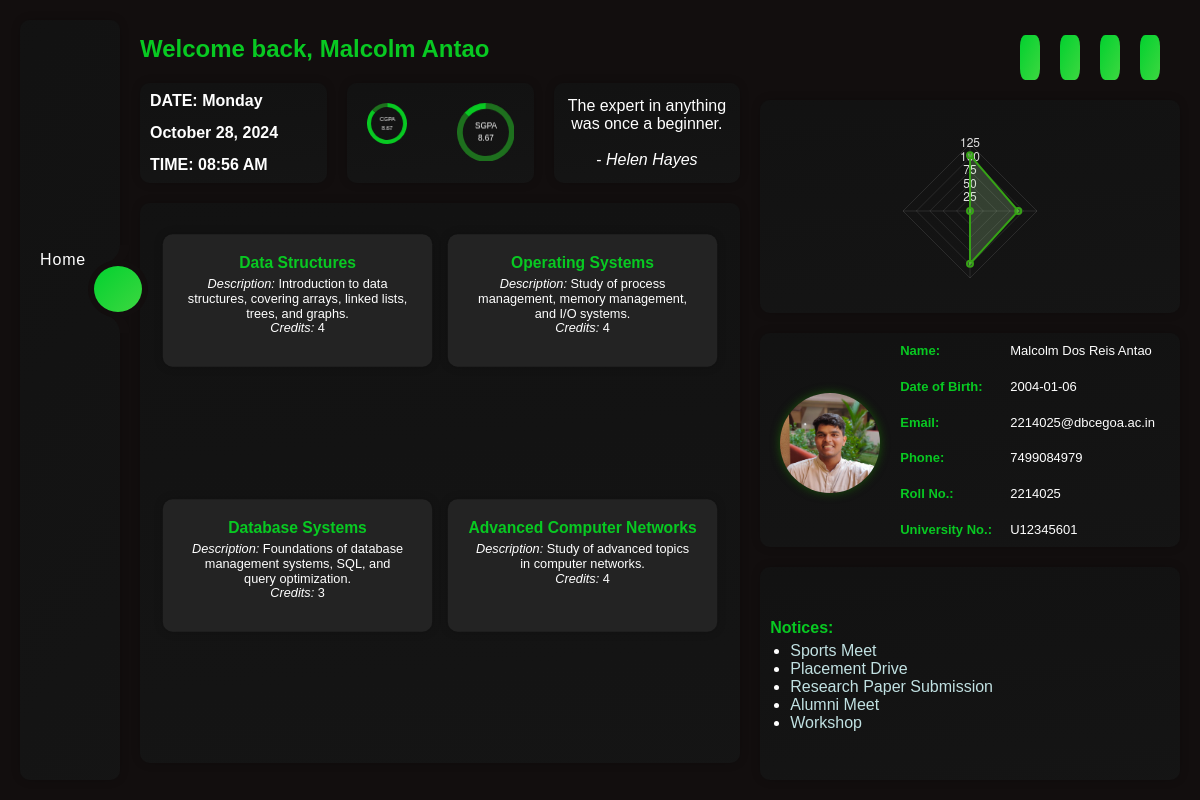
Page /PHP/StudentLanding.php (signed in) on the earlier database version.
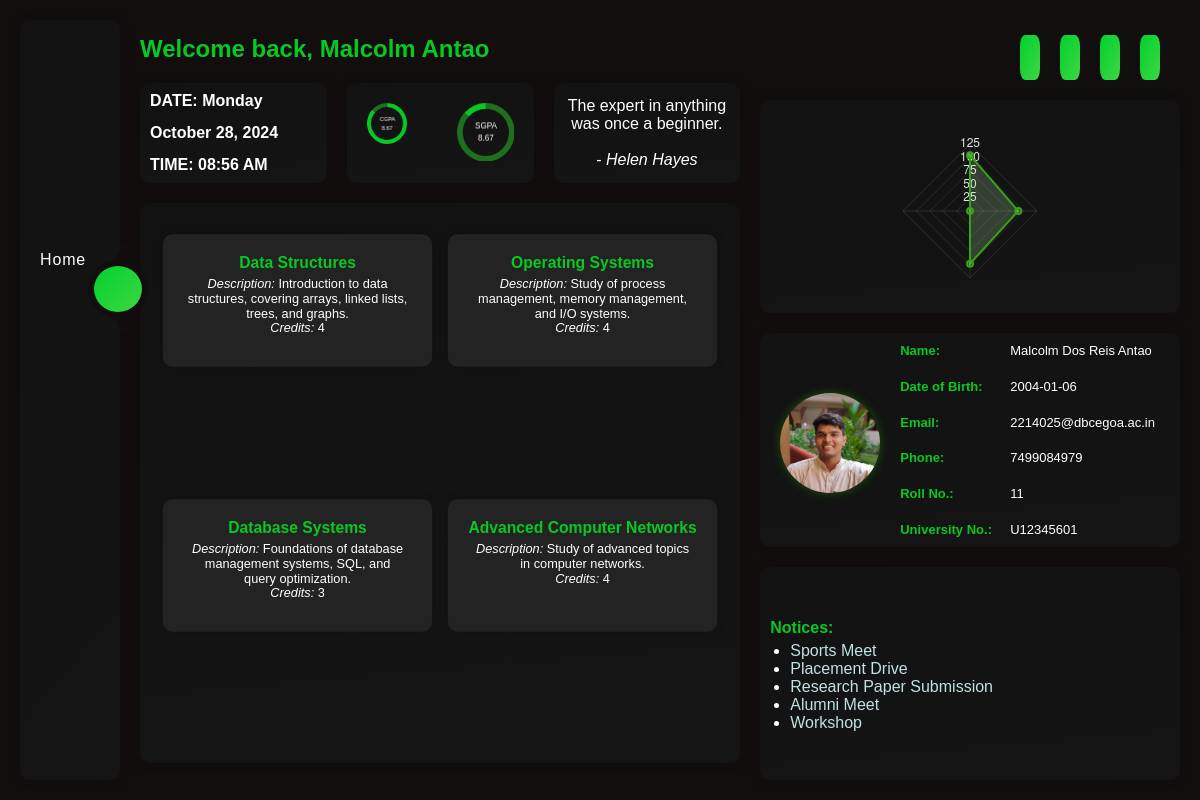
Same page on the later database version.
### tables this page shows
CREATE TABLE `students` (
  `Student_ID` int(11) NOT NULL,
  `First_Name` varchar(50) NOT NULL,
  `Middle_Name` varchar(50) DEFAULT NULL,
  `Last_Name` varchar(50) NOT NULL,
  `Gender` enum('M','F','X') NOT NULL,
  `Roll_No` int(11) NOT NULL,
  `University_No` varchar(50) NOT NULL,
  `Date_Of_Birth` date DEFAULT NULL,
  `Email` varchar(150) DEFAULT NULL,
  `PhoneNo` varchar(15) DEFAULT NULL,
  `Current_Semester` varchar(20) NOT NULL,
  `Profile_Picture` varchar(255) DEFAULT NULL,
  `Bio` text DEFAULT NULL,
  `Department_ID` int(11) DEFAULT NULL
);

CREATE TABLE `quotes` (
  `Quote_ID` int(11) NOT NULL,
  `Quote` text NOT NULL,
  `Author` varchar(100) NOT NULL
);

CREATE TABLE `grades` (
  `Grade_ID` int(11) NOT NULL,
  `Student_ID` int(11) NOT NULL,
  `Course_ID` int(11) NOT NULL,
  `Semester` varchar(20) NOT NULL,
  `Year` int(11) NOT NULL,
  `IT1` decimal(5,2) DEFAULT NULL,
  `IT2` decimal(5,2) DEFAULT NULL,
  `IT3` decimal(5,2) DEFAULT NULL,
  `Sem` decimal(5,2) DEFAULT NULL
);

CREATE TABLE `courses` (
  `Course_ID` int(11) NOT NULL,
  `course_code` varchar(50) NOT NULL,
  `CourseName` varchar(100) NOT NULL,
  `Description` varchar(255) NOT NULL,
  `Credits` int(11) NOT NULL,
  `Department_ID` int(11) NOT NULL,
  `Semester` varchar(10) NOT NULL,
  `Enrollment_Type_ID` int(11) DEFAULT NULL
);

CREATE TABLE `announcements` (
  `Announcement_ID` int(11) NOT NULL,
  `Title` varchar(100) NOT NULL,
  `Content` varchar(500) NOT NULL,
  `Posting_Date` date NOT NULL,
  `Author_ID` int(11) NOT NULL
);

### PHP/StudentLanding.php (the view, shortened to what this page needs)
<?php
include 'Connection.php';
$student_id = $_SESSION['student_id'];
$sql = "SELECT First_Name, Middle_Name, Last_Name, Roll_No, University_No, Date_Of_Birth, Email, PhoneNo, Current_Semester, Bio, Profile_Picture
        FROM Students
        WHERE Student_ID = :student_id";
$stmt = $pdo->prepare($sql);
$stmt->execute(['student_id' => $student_id]);
$profile = $stmt->fetch(PDO::FETCH_ASSOC);
$student_name = $profile['First_Name'] . " " . $profile['Last_Name'];
$sql = "SELECT c.CourseName, c.Credits, c.Description, g.Semester, g.Year, g.IT1, g.IT2, g.IT3, g.Sem
        FROM Enrolls_In e
        JOIN Courses c ON e.Course_ID = c.Course_ID
        LEFT JOIN Grades g ON e.Course_ID = g.Course_ID AND e.Student_ID = g.Student_ID
        WHERE e.Student_ID = :student_id";
$stmt = $pdo->prepare($sql);
$stmt->execute(['student_id' => $student_id]);
$courses = $stmt->fetchAll(PDO::FETCH_ASSOC);
try {
    $pdo = new PDO("mysql:host=$host;dbname=$dbname", $user, $pass);
    $pdo->setAttribute(PDO::ATTR_ERRMODE, PDO::ERRMODE_EXCEPTION);
    $sql = "SELECT Quote, Author FROM quotes ORDER BY RAND() LIMIT 1";
    $stmt = $pdo->prepare($sql);
    $stmt->execute();
    $quoteData = $stmt->fetch(PDO::FETCH_ASSOC);
    if ($quoteData) {
        $quote = $quoteData['Quote'];
        $author = $quoteData['Author'];
    } else {
        $quote = "No quote found.";
        $author = "";
    }
} catch (PDOException $e) {
    echo "Database error: " . $e->getMessage();
}
$sql = "SELECT Announcement_ID, Title
        FROM Announcements
        ORDER BY Posting_Date DESC
        LIMIT 5";
$stmt = $pdo->prepare($sql);
$stmt->execute();
$announcements = $stmt->fetchAll(PDO::FETCH_ASSOC);
$query = "SELECT Profile_Picture FROM students WHERE Student_ID = :student_id";
$stmt = $pdo->prepare($query);
$stmt->bindParam(':student_id', $student_id);
$stmt->execute();
$profilePicture = $stmt->fetchColumn();
?>
<!DOCTYPE html>
<html lang="en">
<head>
    <link rel="stylesheet" href="../CSS/Preloader.css">
</head>
<body>
    <div class="container">
        <div class="navigation gradient-sidebar">
            <ul>
                <li class="list active">
                    <a href="../PHP/StudentLanding.php">
                        <span class="text">Home</span>
                    </a>
                </li>
                <li class="list ">
                </li>
                <li class="list">
                </li>
                <li class="list">
                </li>
                <div class="indicator gradient-bg"></div>
            </ul>
        </div>
        <div class="main-content">
            <div class="column-2">
                <div class="search-bar">
                    <h2>Welcome back, <?php echo htmlspecialchars($student_name); ?></h2>
                </div>
                <div class="date-gpa">
                    <div class="small-block gradient-card" id="date-block">
                        <p id="date-time" style="text-align:start; font-size:medium; line-height:2em; font-weight:bolder"></p>
                    </div>
                    <div class="small-block gradient-card">
                        <div class="chart-container">
                            <div class="chart-block">
                                <canvas id="cgpaChart" width="100" height="100"></canvas>
                            </div>
                            <div class="chart-block">
                                <canvas id="sgpaChart" width="100" height="100"></canvas>
                            </div>
                        </div>
                    </div>
                    <div class="small-block gradient-card quotes" style="overflow: auto;">
                        <p>
                            <?php
                            echo htmlspecialchars($quote) . "<br><br>- <em>" . htmlspecialchars($author) . "</em>";
                            ?>
                        </p>
                    </div>
                </div>
                <div class="courses gradient-card">
                    <?php foreach ($courses as $course): ?>
                        <div class="course-card ">
                            <div class="course-basic">
                                <strong><?php echo htmlspecialchars($course['CourseName']); ?></strong> <br>
                                <div class="font-size">
                                    <em>Description:</em> <?php echo htmlspecialchars($course['Description']); ?> <br>
                                    <em>Credits:</em> <?php echo htmlspecialchars($course['Credits']); ?>
                                </div>
                            </div>
                        </div>
                    <?php endforeach; ?>
                </div>
            </div>
            <div class="column-3">
                <div class="icons">
                    <div class="icon gradient-bg">
                    </div>
                    <div class="icon gradient-bg">
                    </div>
                    <div class="icon gradient-bg">
                    </div>
                    <button class="toggle-button gradient-bg" id="toggle-mode">
                    </button>
                </div>
                <div class="small-block gradient-card">
                    <p style="color: transparent;">Made by Malcolm Antao
                    <p>
                        <canvas id="performanceChart" style="height: 100%; margin:5px; position:relative; top:-10px;"></canvas>
                </div>
                <div class="small-block gradient-card">
                    <div class="profile-card">
                        <div style="flex-direction: column;">
                            <p><strong> </strong></p>
                            <img src="<?= htmlspecialchars($profilePicture); ?>" alt="Profile Picture">
                        </div>
                        <div class="profile-details">
                            <p><strong>Name:</strong> <?= htmlspecialchars($profile['First_Name'] . " " . $profile['Middle_Name'] . " " . $profile['Last_Name']); ?></p>
                            <p><strong>Date of Birth:</strong> <?= htmlspecialchars($profile['Date_Of_Birth']); ?></p>
                            <p><strong>Email:</strong> <?= htmlspecialchars($profile['Email']); ?></p>
                            <p><strong>Phone:</strong> <?= htmlspecialchars($profile['PhoneNo']); ?></p>
                            <p><strong>Roll No.:</strong> <?= htmlspecialchars($profile['Roll_No']); ?></p>
                            <p><strong>University No.:</strong> <?= htmlspecialchars($profile['University_No']); ?></p>
                        </div>
                    </div>
                </div>
                <div class="small-block gradient-card" style="align-items: start;">
                    <p style="text-align: center; "><strong>Notices:</strong></p>
                    <ul class="notice-block">
                        <?php foreach ($announcements as $announcement): ?>
                            <li><a href="Announcements.php?id=<?= htmlspecialchars($announcement['Announcement_ID']); ?>">
                                    <?= htmlspecialchars($announcement['Title']); ?>
                                </a></li>
                        <?php endforeach; ?>
                    </ul>
                </div>
            </div>
        </div>
    </div>
</body>
</html>

Differences in the rows shown:
changed students "Malcolm Antao": Roll_No "2214025" → "11"
